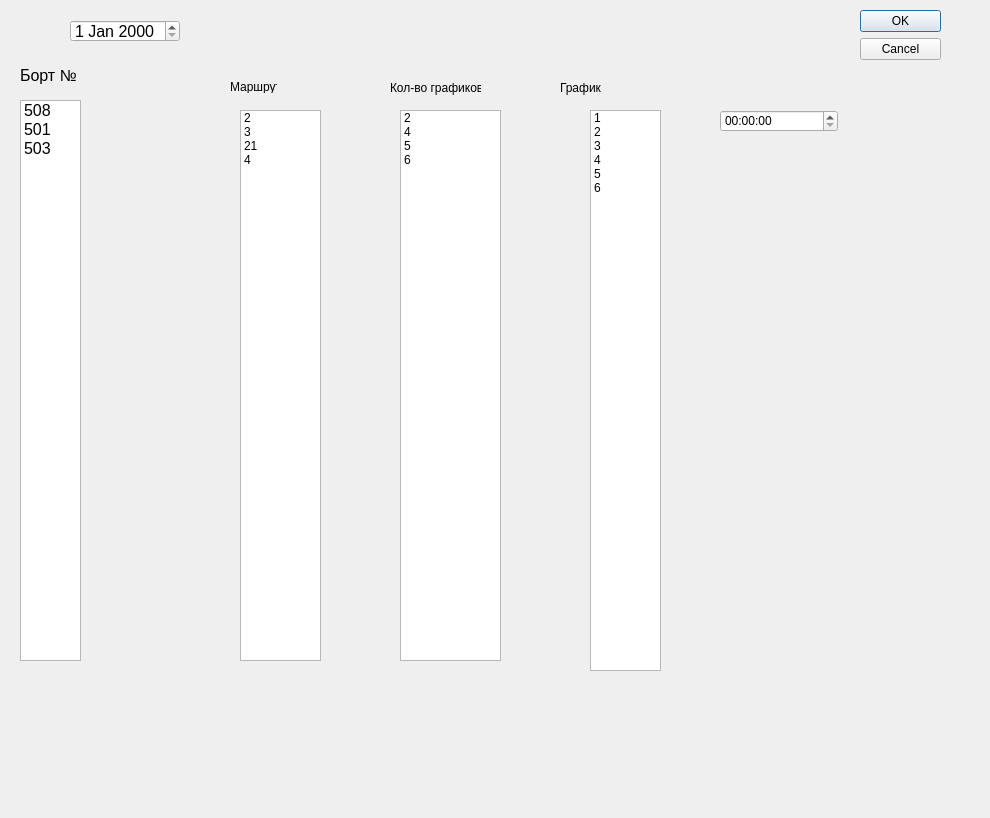
<?xml version="1.0" encoding="UTF-8"?>
<ui version="4.0">
 <class>Dialog</class>
 <widget class="QDialog" name="Dialog">
  <property name="geometry">
   <rect>
    <x>0</x>
    <y>0</y>
    <width>990</width>
    <height>818</height>
   </rect>
  </property>
  <property name="windowTitle">
   <string>Dialog</string>
  </property>
  <widget class="QDialogButtonBox" name="buttonBox">
   <property name="geometry">
    <rect>
     <x>860</x>
     <y>10</y>
     <width>81</width>
     <height>461</height>
    </rect>
   </property>
   <property name="orientation">
    <enum>Qt::Vertical</enum>
   </property>
   <property name="standardButtons">
    <set>QDialogButtonBox::Cancel|QDialogButtonBox::Ok</set>
   </property>
  </widget>
  <widget class="QDateEdit" name="dateEdit">
   <property name="geometry">
    <rect>
     <x>70</x>
     <y>20</y>
     <width>110</width>
     <height>22</height>
    </rect>
   </property>
   <property name="font">
    <font>
     <pointsize>12</pointsize>
    </font>
   </property>
  </widget>
  <widget class="QListWidget" name="listWidget">
   <property name="geometry">
    <rect>
     <x>20</x>
     <y>100</y>
     <width>61</width>
     <height>561</height>
    </rect>
   </property>
   <property name="font">
    <font>
     <pointsize>12</pointsize>
    </font>
   </property>
   <item>
    <property name="text">
     <string>508</string>
    </property>
   </item>
   <item>
    <property name="text">
     <string>501</string>
    </property>
   </item>
   <item>
    <property name="text">
     <string>503</string>
    </property>
   </item>
  </widget>
  <widget class="QLabel" name="label">
   <property name="geometry">
    <rect>
     <x>20</x>
     <y>60</y>
     <width>61</width>
     <height>31</height>
    </rect>
   </property>
   <property name="font">
    <font>
     <pointsize>12</pointsize>
    </font>
   </property>
   <property name="text">
    <string>Борт №</string>
   </property>
  </widget>
  <widget class="QListWidget" name="listWidget_2">
   <property name="geometry">
    <rect>
     <x>240</x>
     <y>110</y>
     <width>81</width>
     <height>551</height>
    </rect>
   </property>
   <item>
    <property name="text">
     <string>2</string>
    </property>
   </item>
   <item>
    <property name="text">
     <string>3</string>
    </property>
   </item>
   <item>
    <property name="text">
     <string>21</string>
    </property>
   </item>
   <item>
    <property name="text">
     <string>4</string>
    </property>
   </item>
  </widget>
  <widget class="QLabel" name="label_2">
   <property name="geometry">
    <rect>
     <x>230</x>
     <y>80</y>
     <width>47</width>
     <height>13</height>
    </rect>
   </property>
   <property name="text">
    <string>Маршрут</string>
   </property>
  </widget>
  <widget class="QListWidget" name="listWidget_3">
   <property name="geometry">
    <rect>
     <x>400</x>
     <y>110</y>
     <width>101</width>
     <height>551</height>
    </rect>
   </property>
   <item>
    <property name="text">
     <string>2</string>
    </property>
   </item>
   <item>
    <property name="text">
     <string>4</string>
    </property>
   </item>
   <item>
    <property name="text">
     <string>5</string>
    </property>
   </item>
   <item>
    <property name="text">
     <string>6</string>
    </property>
   </item>
  </widget>
  <widget class="QListWidget" name="listWidget_4">
   <property name="geometry">
    <rect>
     <x>590</x>
     <y>110</y>
     <width>71</width>
     <height>561</height>
    </rect>
   </property>
   <item>
    <property name="text">
     <string>1</string>
    </property>
   </item>
   <item>
    <property name="text">
     <string>2</string>
    </property>
   </item>
   <item>
    <property name="text">
     <string>3</string>
    </property>
   </item>
   <item>
    <property name="text">
     <string>4</string>
    </property>
   </item>
   <item>
    <property name="text">
     <string>5</string>
    </property>
   </item>
   <item>
    <property name="text">
     <string>6</string>
    </property>
   </item>
  </widget>
  <widget class="QTimeEdit" name="timeEdit">
   <property name="geometry">
    <rect>
     <x>720</x>
     <y>110</y>
     <width>118</width>
     <height>22</height>
    </rect>
   </property>
  </widget>
  <widget class="QLabel" name="label_3">
   <property name="geometry">
    <rect>
     <x>390</x>
     <y>80</y>
     <width>91</width>
     <height>16</height>
    </rect>
   </property>
   <property name="text">
    <string>Кол-во графиков</string>
   </property>
  </widget>
  <widget class="QLabel" name="label_4">
   <property name="geometry">
    <rect>
     <x>560</x>
     <y>80</y>
     <width>51</width>
     <height>16</height>
    </rect>
   </property>
   <property name="text">
    <string>График</string>
   </property>
  </widget>
 </widget>
 <resources/>
 <connections>
  <connection>
   <sender>buttonBox</sender>
   <signal>accepted()</signal>
   <receiver>Dialog</receiver>
   <slot>accept()</slot>
   <hints>
    <hint type="sourcelabel">
     <x>248</x>
     <y>254</y>
    </hint>
    <hint type="destinationlabel">
     <x>157</x>
     <y>274</y>
    </hint>
   </hints>
  </connection>
  <connection>
   <sender>buttonBox</sender>
   <signal>rejected()</signal>
   <receiver>Dialog</receiver>
   <slot>reject()</slot>
   <hints>
    <hint type="sourcelabel">
     <x>316</x>
     <y>260</y>
    </hint>
    <hint type="destinationlabel">
     <x>286</x>
     <y>274</y>
    </hint>
   </hints>
  </connection>
 </connections>
</ui>
